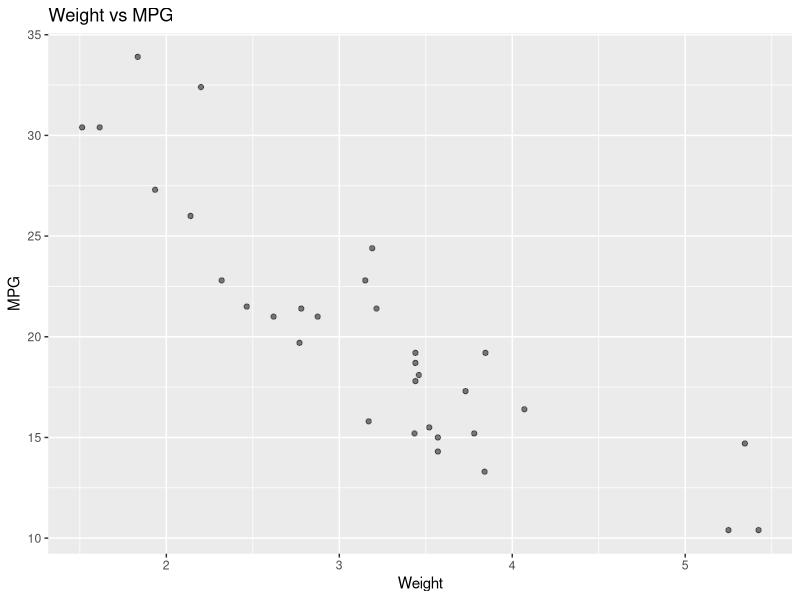
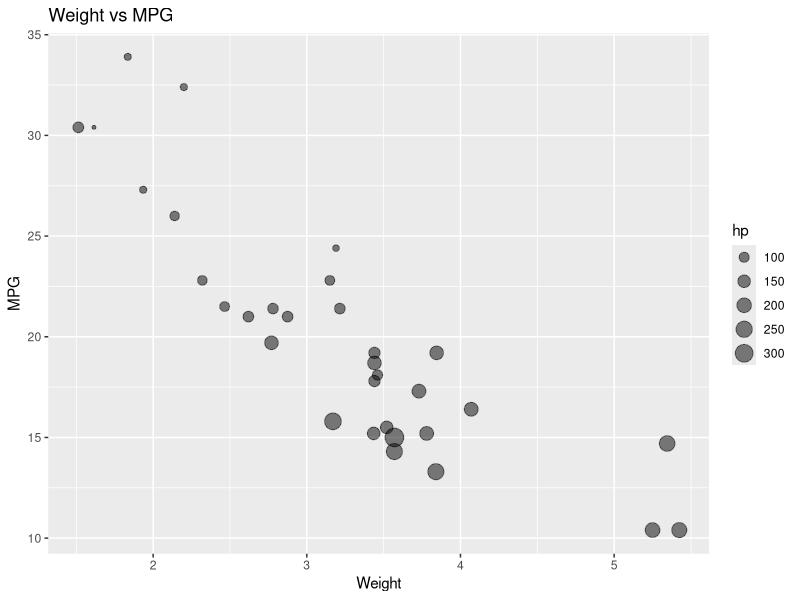
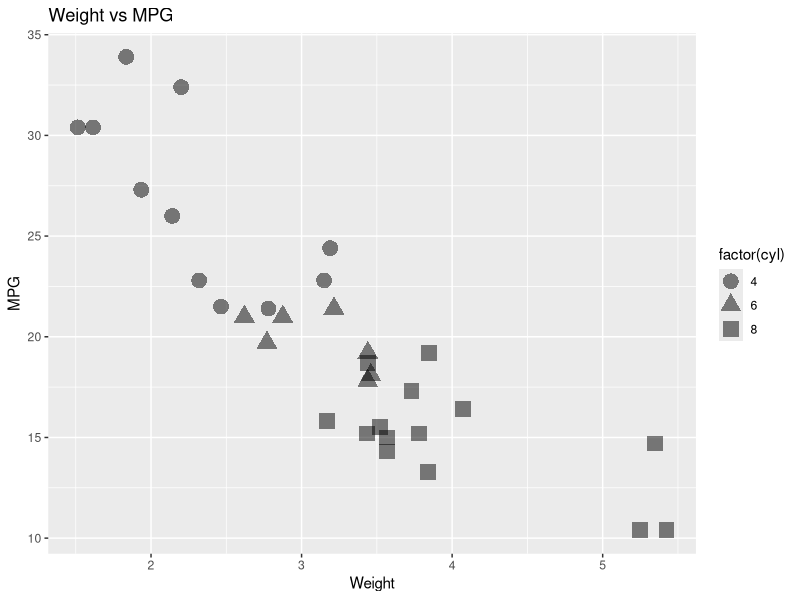
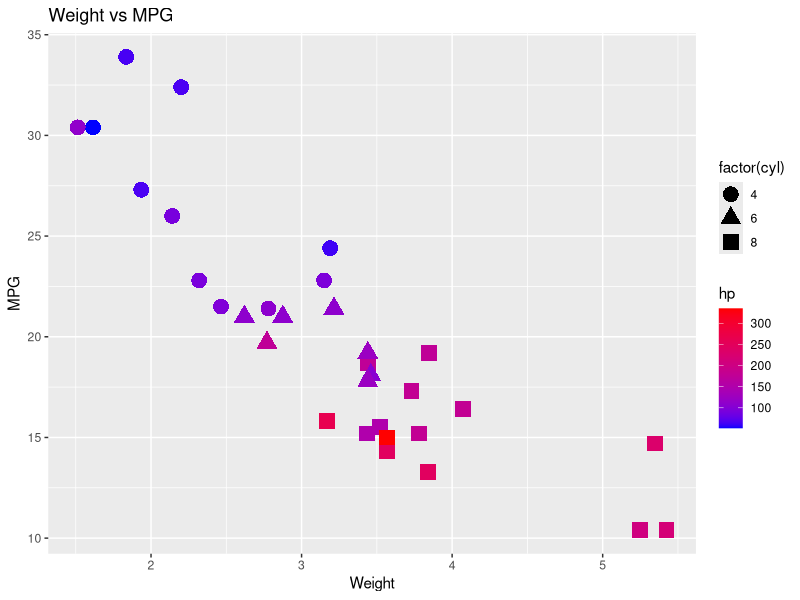
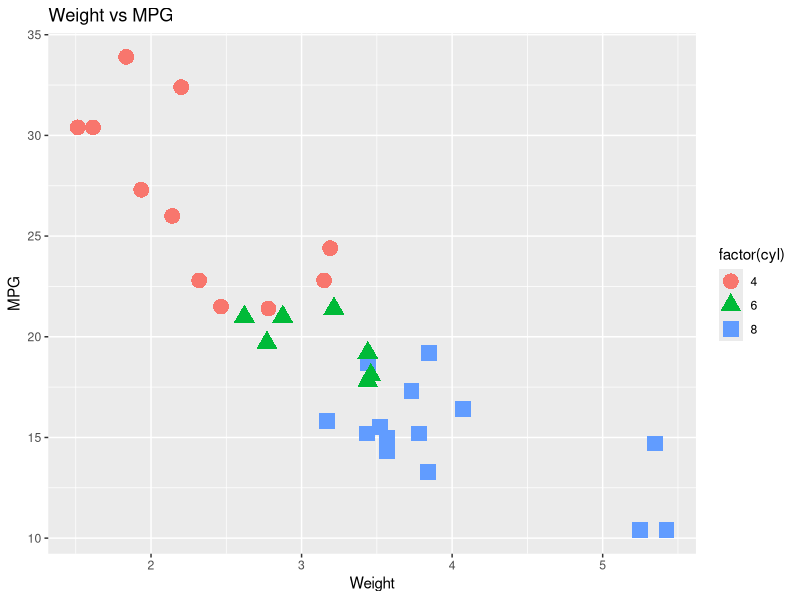

These charts were generated, in order, by the following R code:
# Scatterplots

library(ggplot2)

df <- mtcars
head(df)

# Example 1
pl1 <- ggplot(data = df, aes(x = wt, y = mpg))+
    geom_point(alpha = 0.5) +
    xlab('Weight') +
    ylab("MPG") +
    ggtitle("Weight vs MPG")

print(pl1)

pl2 <- ggplot(data = df, aes(x = wt, y = mpg))+
    geom_point(aes(size = hp), alpha = 0.5) +
    xlab('Weight') +
    ylab("MPG") +
    ggtitle("Weight vs MPG")

print(pl2)

# Example 2: Shape
pl3 <- ggplot(df,aes(x = wt, y=mpg))+
    geom_point(aes( shape = factor(cyl)), size = 5, alpha = 0.5) +
    xlab('Weight') +
    ylab("MPG") +
    ggtitle("Weight vs MPG")

print(pl3)

# Example 3 : Color

pl4 <- ggplot(df,aes(x = wt, y=mpg))+
    geom_point(aes(shape = factor(cyl), color = hp), size = 5) +
    scale_color_gradient(low = 'blue', high = 'red') +
    xlab('Weight') +
    ylab("MPG") +
    ggtitle("Weight vs MPG")

print(pl4)

pl5 <- ggplot(df,aes(x = wt, y = mpg))+
    geom_point(aes(shape = factor(cyl), color = factor(cyl)), size = 5) +
    xlab('Weight') +
    ylab("MPG") +
    ggtitle("Weight vs MPG")

print(pl5)